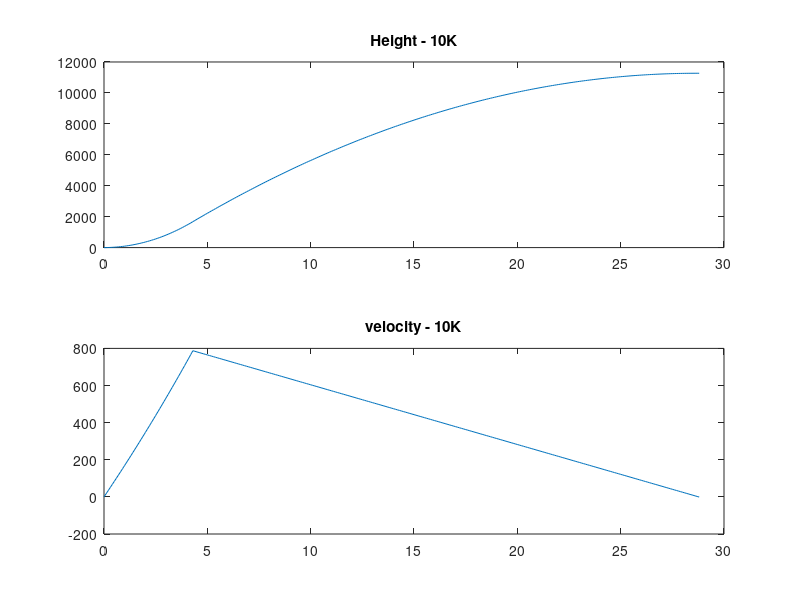
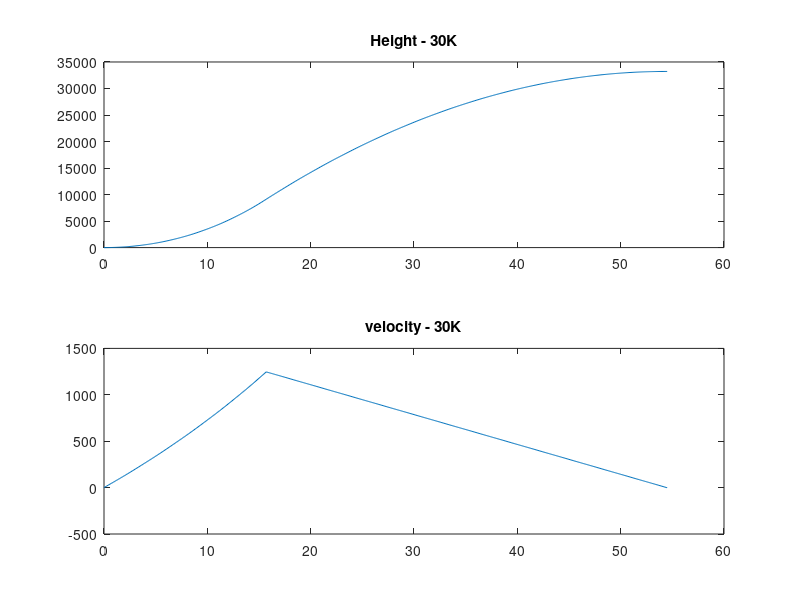

Reproduce these figures in MATLAB, in order.
%% Preliminary Data
%{
    The purpose of this code is to analyze the inital conditions and give a
    rough esitmate of several variables

    mf - mass after burn
    m0 - wet mass
    m_prop - mass of propellant
    t_burn - time of burn
    It - total impulse
    c - effective exhaust velocity
    Isp - specific impulse
    O_F - O/F ratio

    source - %https://ocw.mit.edu/courses/aeronautics-and-astronautics/16-07-dynamics-fall-2009/lecture-notes/MIT16_07F09_Lec14.pdf
%}

clc;
clear;

%Simulation is used for easier analysis
%% 10K feet        
%Define needed variables

Isp = 170;      %s
mdot = -3;      %lb/s
m_prop = 12.85; %lb
m_dry = 70;    %lb
g = -32.174;    %ft/s/s
t_burn = -m_prop/mdot;
F_thrust = -Isp*mdot;
totalImpulse = F_thrust*t_burn;

c = -g*Isp;
m0 = m_dry + m_prop;

dt = .1;
m1 = m0;
t = 0;
v = 0;
h = 0;
v_t(1) = 0;
h_t(1) = 0;
t_t(1) = 0;
m1 = m0;
i = 1;
bool_maxVel = 0;
maximumVelocity = 0;
%Numerically iterate until maximum height is reached
while v >= 0
    if(m1 > m_dry) %There is still propellent to be burned
        m2 = m1;
        m1 = m1 + mdot*dt;
        v = v - c*log(m1/m2) - g *((m2 - m1)/ mdot);
    else %All propellent has been burned, maximum Velocity has been reached
        if(bool_maxVel == 0)
            maximumVelocity = v;
            bool_maxVel = 1;
        end
        v = v + g*dt; 
    end
    h = h + v*dt;
    i = i+1;
    t = t + dt;
    v_t(i) = v;
    h_t(i) = h; 
    t_t(i) = t;
end
figure(1)
subplot(2,1,1)
plot(t_t, h_t)
title('Height - 10K')

subplot(2,1,2)
plot(t_t, v_t)
title('velocity - 10K')

fprintf('\n\n10K feet\n');
fprintf('Given:\nDry Mass: %30.0f lb\n',m_dry);
fprintf('Isp: %36.0f s\n',Isp);
fprintf('Mass Flow: %31.2f lb/s\n',mdot);
fprintf('Gravitational Constant: %20.3f m/s/s\n',g);
fprintf('Assumed mass of propellent: %16.3f lb\n',m_prop);
fprintf('Final Height: %33.3f ft\n',h_t(i));
fprintf('Burn Time: %32.3f s\n',t_burn);
fprintf('Maximum Velocity Reached: %19.3f m/s\n\n',maximumVelocity);
fprintf('Thrust: %37.3f lbf\n',F_thrust);
fprintf('Total Impulse: %31.3f lbf\n',totalImpulse);

%% 30K feet

%Define needed variables

Isp = 170;      %s
mdot = -3;      %lb/s
m_prop = 46.85; %lb
m_dry = 125;    %lb
g = -32.174;    %ft/s/s
t_burn = -m_prop/mdot;
F_thrust = -Isp*mdot;
totalImpulse = F_thrust*t_burn;

c = -g*Isp;
m0 = m_dry + m_prop;

dt = .1;
m1 = m0;
t = 0;
v = 0;
h = 0;
v_t(1) = 0;
h_t(1) = 0;
t_t(1) = 0;
m1 = m0;
i = 1;
bool_maxVel = 0;
maximumVelocity = 0;
%Numerically iterate until maximum height is reached
while v >= 0
    if(m1 > m_dry) %There is still propellent to be burned
        m2 = m1;
        m1 = m1 + mdot*dt;
        v = v - c*log(m1/m2) - g *((m2 - m1)/ mdot);
    else %All propellent has been burned, maximum Velocity has been reached
        if(bool_maxVel == 0)
            maximumVelocity = v;
            bool_maxVel = 1;
        end
        v = v + g*dt; 
    end
    h = h + v*dt;
    i = i+1;
    t = t + dt;
    v_t(i) = v;
    h_t(i) = h; 
    t_t(i) = t;
end
figure(2)
subplot(2,1,1)
plot(t_t, h_t)
title('Height - 30K')

subplot(2,1,2)
plot(t_t, v_t)
title('velocity - 30K')

fprintf('\n\n30K feet\n');
fprintf('Given:\nDry Mass: %31.0f lb\n',m_dry);
fprintf('Isp: %36.0f s\n',Isp);
fprintf('Mass Flow: %31.2f lb/s\n',mdot);
fprintf('Gravitational Constant: %20.3f m/s/s\n',g);
fprintf('Assumed mass of propellent: %16.3f lb\n',m_prop);
fprintf('Final Height: %33.3f ft\n',h_t(i));
fprintf('Burn Time: %33.3f s\n',t_burn);
fprintf('Maximum Velocity Reached: %20.3f m/s\n\n',maximumVelocity);
fprintf('Thrust: %37.3f lbf\n',F_thrust);
fprintf('Total Impulse: %31.3f lbf\n',totalImpulse);


